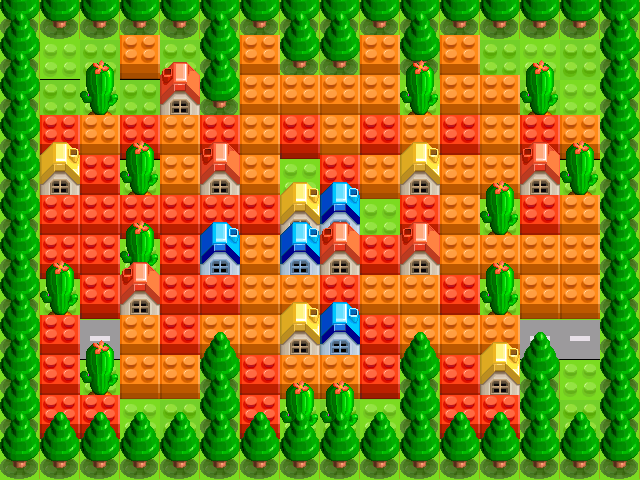

This game map was drawn from its Tiled (.tmx) file and the tilesets committed beside it. A one-line description and the trimmed map source follow:
An orthogonal 16x12 tile map with 40x40 px tiles, 6 tile layers (collidable, road, boxbottom, housebottom, ...) and 1 object (player).

<map version="1.0" orientation="orthogonal" renderorder="right-down" width="16" height="12" tilewidth="40" tileheight="40">
 <tileset firstgid="1" name="map" tilewidth="40" tileheight="40">
  <image source="map.png" width="1200" height="200" />
  <tile id="13">
   <properties>
    <property name="breakable" value="true" />
   </properties>
  </tile>
  <tile id="21">
   <properties>
    <property name="breakable" value="true" />
   </properties>
  </tile>
  <tile id="24">
   <properties>
    <property name="collidable" value="true" />
   </properties>
  </tile>
  <tile id="25">
   <properties>
    <property name="breakable" value="true" />
   </properties>
  </tile>
  <tile id="30">
   <properties>
    <property name="breakable" value="true" />
   </properties>
  </tile>
  <tile id="33">
   <properties>
    <property name="breakable" value="true" />
   </properties>
  </tile>
  <tile id="36">
   <properties>
    <property name="collidable" value="true" />
   </properties>
  </tile>
  <tile id="38">
   <properties>
    <property name="breakable" value="true" />
   </properties>
  </tile>
  <tile id="41">
   <properties>
    <property name="collidable" value="true" />
   </properties>
  </tile>
  <tile id="42">
   <properties>
    <property name="breakable" value="true" />
   </properties>
  </tile>
 </tileset>
 <layer name="collidable" width="16" height="12">
  <data>[192 cells, 90 non-empty, 1 distinct tile ids]</data>
 </layer>
 <layer name="road" width="16" height="12">
  <data>[192 cells, 192 non-empty, 5 distinct tile ids]</data>
 </layer>
 <layer name="boxbottom" width="16" height="12">
  <data>[192 cells, 83 non-empty, 2 distinct tile ids]</data>
 </layer>
 <layer name="housebottom" width="16" height="12">
  <data>[192 cells, 90 non-empty, 5 distinct tile ids]</data>
 </layer>
 <objectgroup name="Object">
  <object name="player" x="40" y="37" width="40" height="40" />
 </objectgroup>
 <layer name="boxtop" width="16" height="12">
  <data>[192 cells, 83 non-empty, 2 distinct tile ids]</data>
 </layer>
 <layer name="housetop" width="16" height="12">
  <data>[192 cells, 74 non-empty, 5 distinct tile ids]</data>
 </layer>
</map>